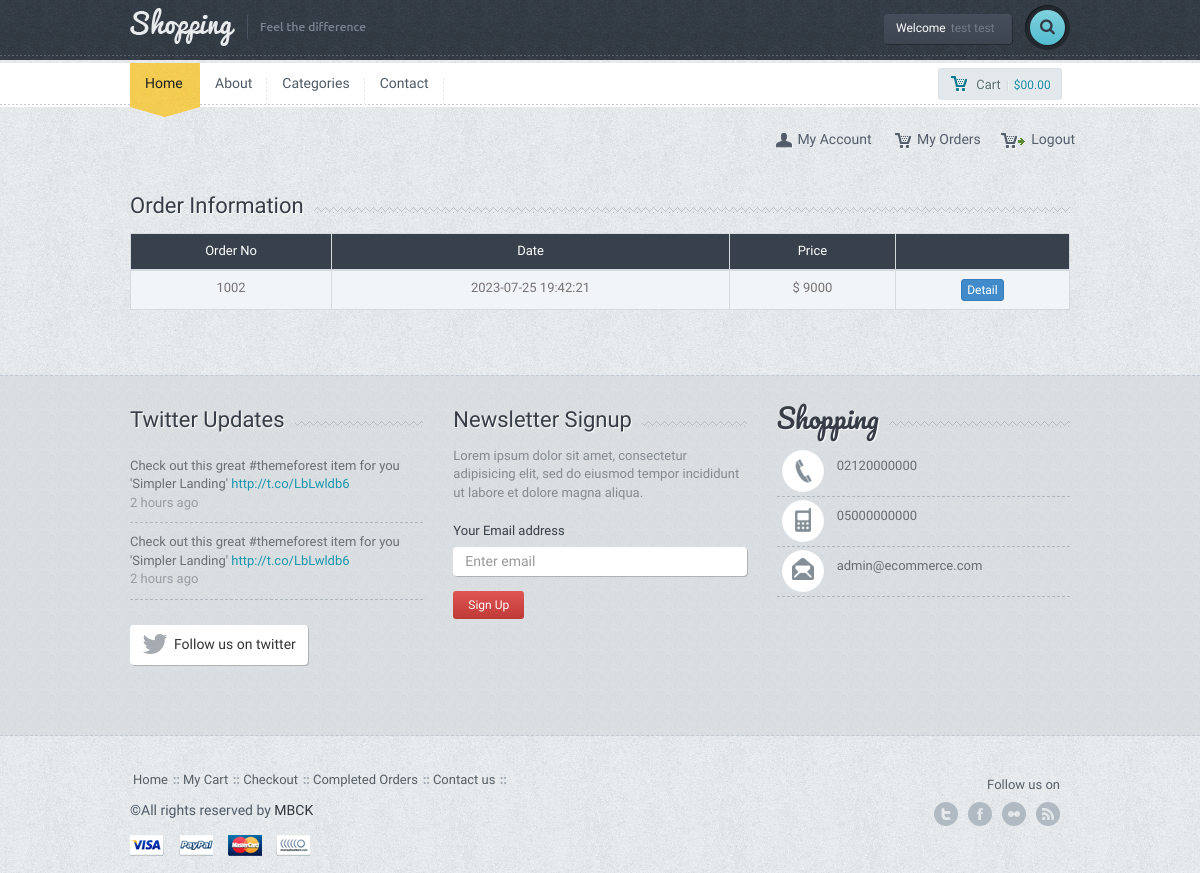
/orders.php (signed in), run on an earlier commit of the app's database.
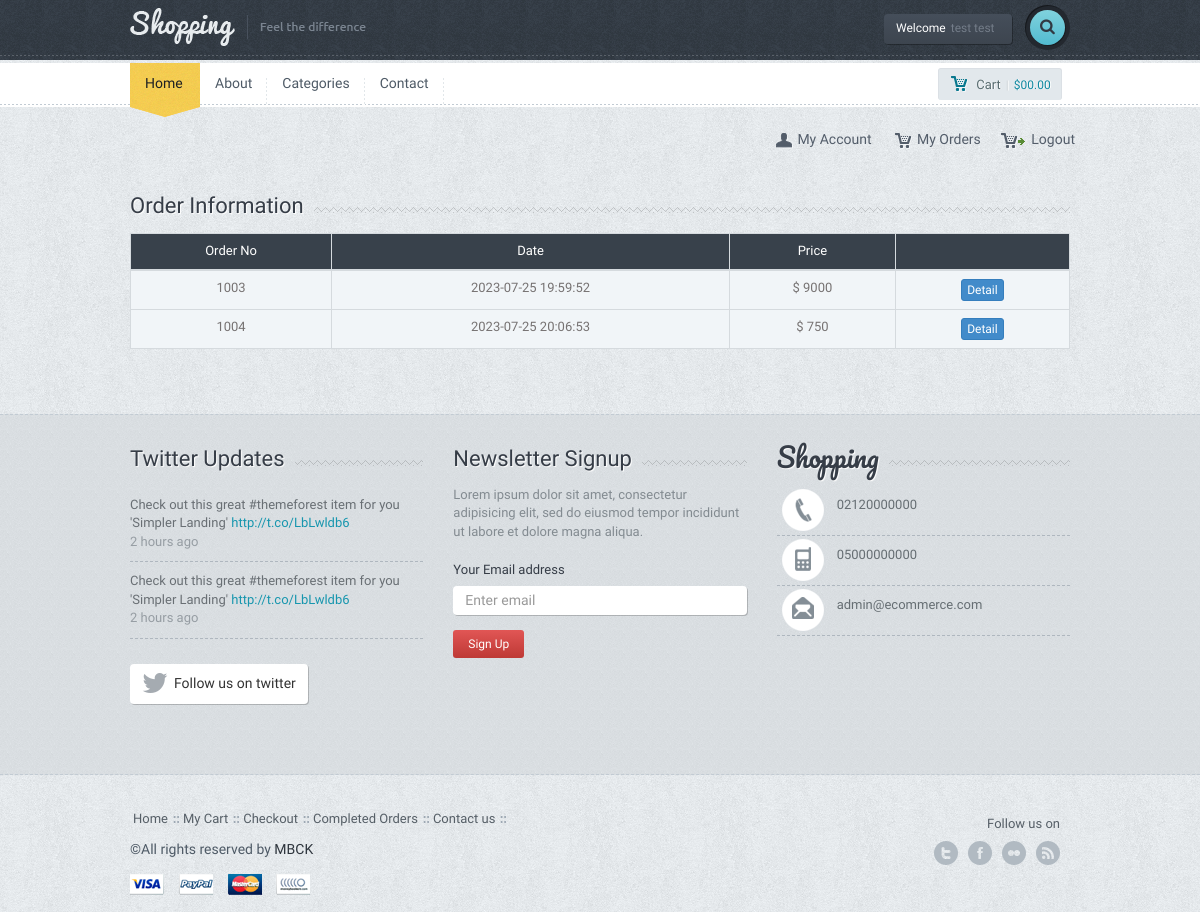
And on a later commit of the database.
### tables this page shows
CREATE TABLE `menu` (
  `menu_id` int(11) NOT NULL,
  `menu_top` varchar(50) NOT NULL,
  `menu_name` varchar(100) NOT NULL,
  `menu_detail` text NOT NULL,
  `menu_url` varchar(250) NOT NULL,
  `menu_order` int(2) NOT NULL,
  `menu_status` enum('0','1') NOT NULL,
  `menu_seourl` varchar(250) NOT NULL
);

CREATE TABLE `orders` (
  `order_id` int(11) NOT NULL,
  `order_time` timestamp NOT NULL DEFAULT CURRENT_TIMESTAMP,
  `order_no` int(11) DEFAULT NULL,
  `user_id` int(11) NOT NULL,
  `order_total` float(9,2) NOT NULL,
  `order_type` varchar(50) NOT NULL,
  `order_bank` varchar(50) NOT NULL,
  `order_pay` enum('0','1') NOT NULL
);

### admin/production/function.php (called while the page is built, shortened)
<?php
function seo($str, $options = array())
{
    $str = mb_convert_encoding((string)$str, 'UTF-8', mb_list_encodings());
    $defaults = array(
        'delimiter' => '-',
        'limit' => null,
        'lowercase' => true,
        'replacements' => array(),
        'transliterate' => true
    );
    $options = array_merge($defaults, $options);
    $str = preg_replace(array_keys($options['replacements']), $options['replacements'], $str);
    if ($options['transliterate']) {
        $str = str_replace(array_keys($char_map), $char_map, $str);
    }
    $str = preg_replace('/[^\p{L}\p{Nd}]+/u', $options['delimiter'], $str);
    $str = preg_replace('/(' . preg_quote($options['delimiter'], '/') . '){2,}/', '$1', $str);
    $str = mb_substr($str, 0, ($options['limit'] ? $options['limit'] : mb_strlen($str, 'UTF-8')), 'UTF-8');
    $str = trim($str, $options['delimiter']);
    return $options['lowercase'] ? mb_strtolower($str, 'UTF-8') : $str;
}
?>

### orders.php (the view, shortened to what the changed rows need)
<?php require_once 'header.php'; ?>
<div class="container">
	<form action="admin/system/work.php" method="POST" class="form-horizontal checkout" role="form">
		<div class="row">
			<div class="col-md-12">
				<div class="table-responsive">
					<table class="table table-bordered chart">
						<thead>
							<tr>
								<th>Order No</th>
								<th>Date</th>
								<th>Price</th>
								<th></th>
							</tr>
						</thead>
						<tbody>
							<?php
							$user_id=$userbring['user_id'];
							$ordercheck=$db->prepare("SELECT * FROM orders WHERE user_id=:id");
							$ordercheck->execute(['id' => $user_id]);
							while ($orderbring=$ordercheck->fetch(PDO::FETCH_ASSOC)) {?>
								<tr>
									<td><?php echo $orderbring['order_id'] ?></td>
									<td><?php echo $orderbring['order_time'] ?></td>
									<td>$ <?php echo $orderbring['order_total'] ?></td>
									<td><a href="#"><button class="btn btn-primary btn-xs">Detail</button></a></td>
								</tr>
								<?php } ?>
						</tbody>
					</table>
				</div>
			</div>
		</div>
	</div>
</div>
<?php require_once 'footer.php'; ?>

### header.php (shortened to what the changed rows need)
<?php
    require_once 'admin/system/connect.php';
	require_once 'admin/production/function.php';
?>
<!DOCTYPE html>
<html lang="en">
  <head>
	<link href='font-awesome\css\font-awesome.css' rel="stylesheet" type="text/css">
    <link href="bootstrap\css\bootstrap.min.css" rel="stylesheet">
	<link rel="stylesheet" href="style.css">
	<link rel="stylesheet" type="text/css" href="js\product\jquery.fancybox.css?v=2.1.5" media="screen">
	<link rel="stylesheet" href="css\owl.carousel.css">
	<link rel="stylesheet" href="css\owl.transitions.css">
  </head>
  <body>
  <div id="wrapper">
	<div class="main-nav">
		<div class="navbar navbar-default navbar-static-top">
			<div class="container">
				<div class="row">
					<div class="col-md-10">
						<div class="navbar-collapse collapse">
							<ul class="nav navbar-nav">
								<?php
									$menucontrol=$db->prepare("SELECT * FROM menu where menu_status=:mstatus order by menu_order ASC limit 5");
									$menucontrol->execute(
										[
											'mstatus' => 1
										]
									);
									while($menubring=$menucontrol->fetch(PDO::FETCH_ASSOC)) {
								?>
									<li><a href="<?php if(!empty($menubring['menu_url'])) { echo $menubring['menu_url']; } else { echo "page-".seo($menubring['menu_name']);} ?>"><?php echo $menubring['menu_name']?></a></li>
								<?php } ?>
							</ul>
						</div>
					</div>
				</div>
			</div>
		</div>
	</div>

What changed in the data, as far as the page shows it:
removed orders: order_id "1002", order_time "2023-07-25 19:42:21", order_total "9000"
added orders: order_id "1003", order_time "2023-07-25 19:59:52", order_total "9000"
added orders: order_id "1004", order_time "2023-07-25 20:06:53", order_total "750"
